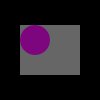
Frame 1 (no input)
Frame 60 (the mouse pressed at the canvas centre just before this capture): identical to frame 1, image omitted
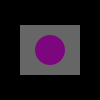
Frame 120 (the mouse held since frame 60 and released just before this capture)

The Processing sketch that drew these frames (run headless with seeded random() and noise(); from frame 60 on, the mouse is pressed at the canvas centre):

// Processing sketch: Daily_3
// ── Daily_3.pde
void setup(){
  size(100,100);
  noStroke();
}

void draw(){
  background(0);
  int mx = constrain(mouseX, 35, 65);
  int my = constrain(mouseY, 40,60);
  fill(102);
  rect(20,25,60,50);
  fill(125,5,125);
  ellipse(mx,my,30,30);
  save("20_20.jpg");
}
